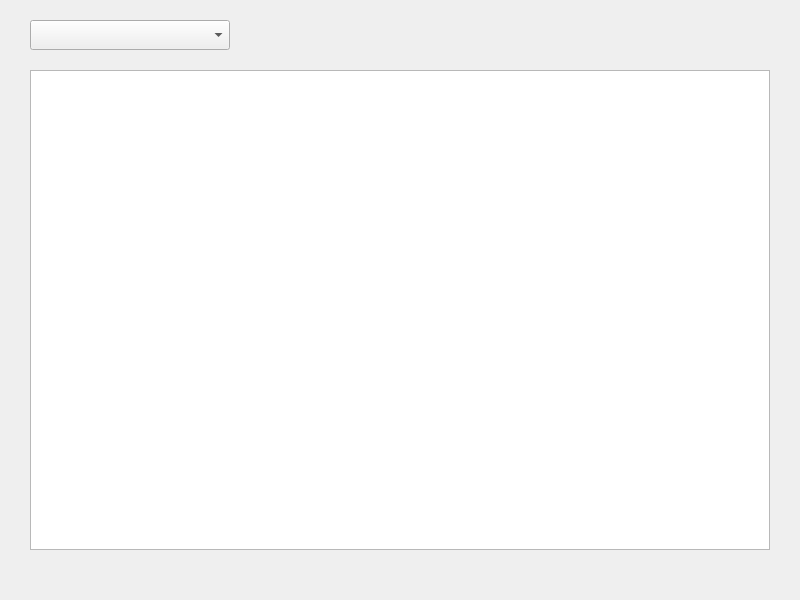
<?xml version="1.0" encoding="UTF-8"?>
<ui version="4.0">
 <class>MainWindow</class>
 <widget class="QMainWindow" name="MainWindow">
  <property name="geometry">
   <rect>
    <x>0</x>
    <y>0</y>
    <width>800</width>
    <height>600</height>
   </rect>
  </property>
  <property name="windowTitle">
   <string>Model-Based Combo and Table</string>
  </property>
  <widget class="QWidget" name="centralwidget">
   <widget class="QComboBox" name="comboBox">
    <property name="geometry">
     <rect>
      <x>30</x>
      <y>20</y>
      <width>200</width>
      <height>30</height>
     </rect>
    </property>
   </widget>
   <widget class="QTableView" name="tableView">
    <property name="geometry">
     <rect>
      <x>30</x>
      <y>70</y>
      <width>740</width>
      <height>480</height>
     </rect>
    </property>
   </widget>
  </widget>
 </widget>
 <resources/>
 <connections/>
</ui>
